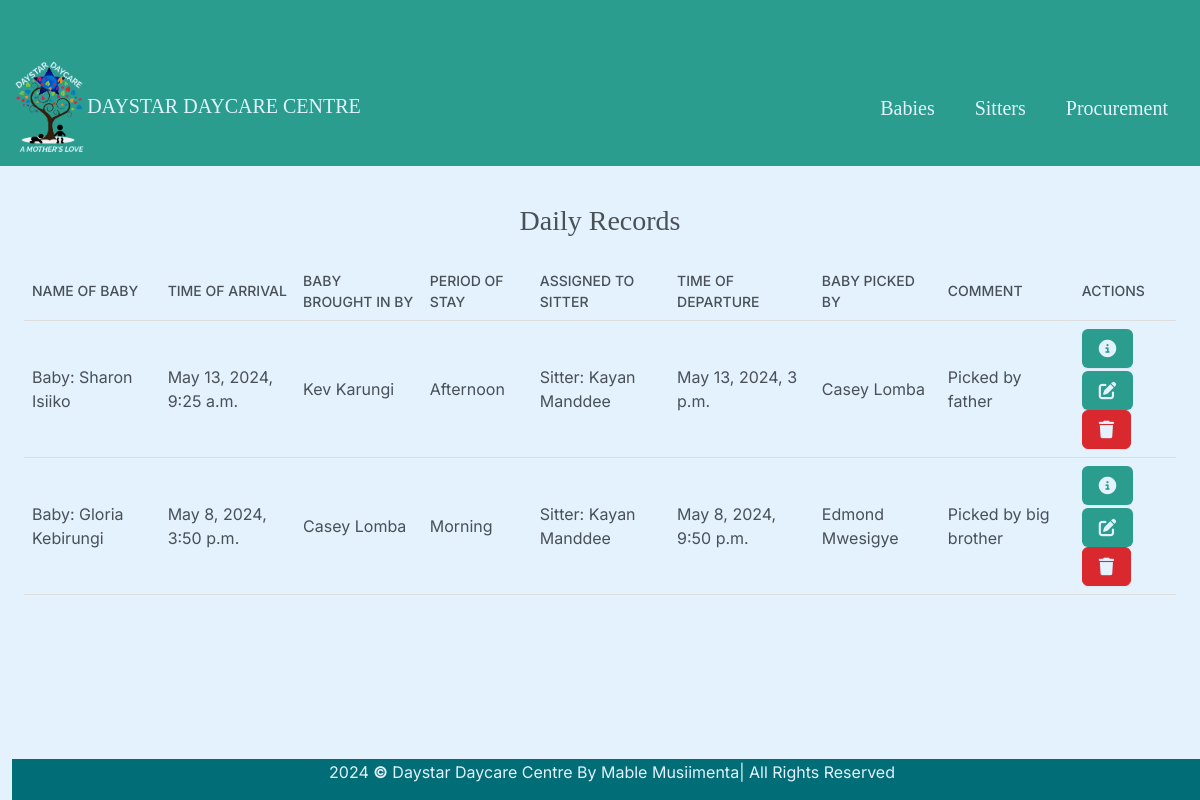
/at_school/, run on an earlier commit of the app's database.
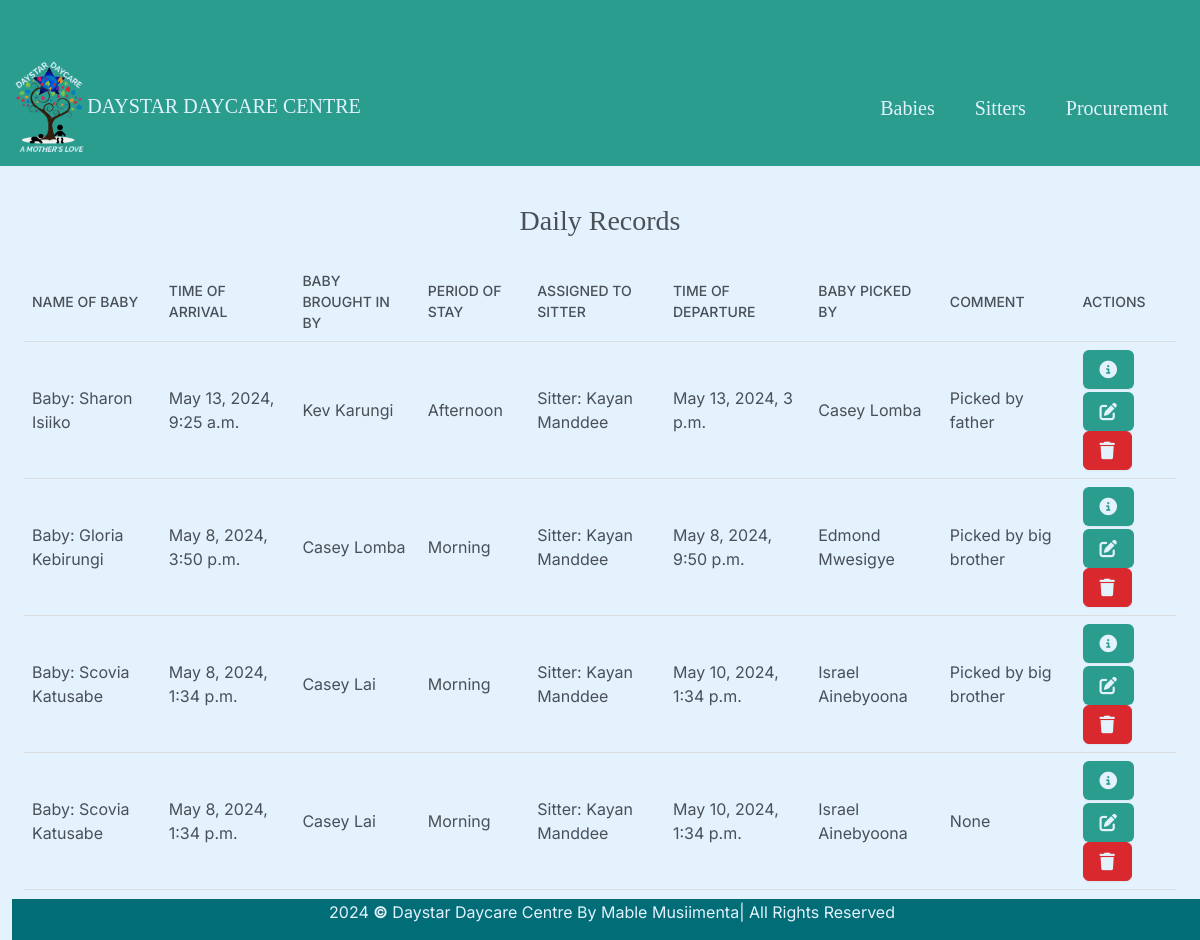
And on a later commit of the database.
### daystarapp/models.py (models this page shows, shortened)
class At_school(models.Model):
    first_name = models.ForeignKey(Baby,max_length=100, on_delete=models.CASCADE, verbose_name="Name of Baby")
    arrival_time = models.DateTimeField(verbose_name="Time of Arrival")
    bringer_name = models.CharField(max_length=50,null=False, verbose_name="Baby brought in by:", validators=[validate_two_names])
    period_of_stay = models.CharField(max_length=50, choices=STAY, null=False)
    l_name = models.ForeignKey(Sitter,max_length=50, on_delete=models.CASCADE, verbose_name="Assigned to Sitter")
    departure_time = models.DateTimeField(verbose_name="Time of Departure", null=True, blank=True)
    taker_name = models.CharField(max_length=50, null=True, blank=True, verbose_name="Baby picked by:",validators=[validate_two_names])
    comment = models.CharField(max_length=100, null=True, blank=True, verbose_name="Comment")

class Baby(models.Model):
    first_name = models.CharField(max_length=50, null=False)
    last_name = models.CharField(max_length=50, null=False)
    baby_number = models.CharField(max_length=4,null=False, default=0, validators=[validate_two_digit_integer, RegexValidator(regex=r'^\d{1,2}$', message='Value must be a two-digit integer')])
    gender = models.CharField(max_length=10, null=False, choices=GENDER)
    age = models.PositiveIntegerField()
    location = models.CharField(max_length=50, null=False)
    parent_name = models.CharField(max_length=50, null=False, validators=[validate_two_names])
    parent_contact = models.CharField(max_length=50, null=False, validators=[validate_phone_number])
    def __str__(self):
        return f"Baby: {self.first_name} {self.last_name}"

class Sitter(models.Model):
    f_name = models.CharField(max_length=50, null=False, verbose_name="First Name")
    l_name = models.CharField(max_length=50, null=False, verbose_name="Last Name")
    l_location = models.CharField(max_length=50, null=False, verbose_name="Location")
    dob = models.DateField(null=False, verbose_name="Date of Birth")
    nok = models.CharField(max_length=50, null=False, verbose_name="Next of Kin", validators=[validate_two_names])
    nin = models.CharField(max_length=50, null=False, verbose_name="National ID Number", validators=[validate_ugandan_national_id])
    rec_name = models.CharField(max_length=50, null=False, verbose_name="Recommender's Name", validators=[validate_two_names])
    rec_contact = models.CharField(max_length=10, verbose_name="Recommender's Contact", validators=[validate_phone_number])
    religion = models.CharField(max_length=50, choices=RELIGION_CHOICES, null=False, verbose_name="Religious Affiliation")
    educ_level = models.CharField(max_length=50, choices=EDUCATION_CHOICES, null=False, verbose_name="Level of Education")
    s_number = models.CharField(max_length=4, null=False, verbose_name="Sitter Number",validators=[validate_two_digit_integer, RegexValidator(regex=r'^\d{1,2}$', message='Value must be a two-digit integer')])
    s_contact = models.CharField(max_length=10, null=False, verbose_name="Sitter's Contact", validators=[validate_phone_number])
    def __str__(self):
        return f"Sitter: {self.f_name} {self.l_name}"

### daystarapp/views.py (the view)
# urls.py: path("at_school/", views.at_school, name="at_school"),
def at_school(request):
    return render(request, "at_schools/at_school.html", {"at_schools": At_school.objects.all()} )

### daystarapp/templates/at_schools/at_school.html (shortened to what this page needs)
{% extends "babies/base.html" %}
{% block body %}
<div class="container-fluid" style="padding-top: 80px;">
    <h3 class="m-4" style="text-align: center; font-family:serif;">Daily Records</h3>
    <div class="row">
        <div class="col-12">
            {% if at_schools %}
                <div class="table-responsive">
                    <table>
                        <thead>
                            <tr>
                                <th scope="col">Name of Baby</th>
                                <th scope="col">Time of Arrival</th>
                                <th scope="col">Baby brought in by</th>
                                <th scope="col">Period of stay</th>
                                <th scope="col">Assigned to Sitter</th>
                                <th scope="col">Time of Departure</th>
                                <th scope="col">Baby picked by</th>
                                <th scope="col">Comment</th>
                                <th scope="col">ACTIONS</th>
                            </tr>
                        </thead>
                        <tbody>
                            {% for at_school in at_schools %}
                                <tr>
                                    <td>{{ at_school.first_name }}</td>
                                    <td>{{ at_school.arrival_time }}</td>
                                    <td>{{ at_school.bringer_name }}</td>
                                    <td>{{ at_school.period_of_stay }}</td>
                                    <td>{{ at_school.l_name }}</td>
                                    <td>{{ at_school.departure_time }}</td>
                                    <td>{{ at_school.taker_name }}</td>
                                    <td>{{ at_school.comment }}</td>
                                    <td>
                                        <button type="button" class="btn me-1" href="{% url 'view_at_school' at_school.id %}" data-bs-toggle="modal" data-bs-target="#myModal{{at_school.id}}" style="background-color: #2a9d8f; color:#e3f2fd; margin-bottom:3px;"></button><br>
                                        <a class="btn me-1" href="{% url 'editt' at_school.id %}" style="background-color: #2a9d8f; color:#e3f2fd;">
                                        </a>
                                        <button type="button" class="btn btn-danger" data-bs-toggle="modal" data-bs-target="#deletee{{at_school.id}}" style="color: #e3f2fd;">
                                        </button>
                                    </td>
                                </tr>
                            {% endfor %}
                        </tbody>
                    </table>
                </div>
            {% else %}
                <h5 class="alert alert-primary ms-4 me-4">No Daily Records</h5>
            {% endif %}
        </div>
    </div>
</div>
{% endblock %}

What changed in the data, as far as the page shows it:
added At_school: first_name "Baby: Scovia Katusabe", arrival_time "May 8, 2024, 1:34 p.m.", bringer_name "Casey Lai", period_of_stay "Morning", l_name "Sitter: Kayan Manddee", departure_time "May 10, 2024, 1:34 p.m.", taker_name "Israel Ainebyoona", comment "Picked by big brother"
added At_school: first_name "Baby: Scovia Katusabe", arrival_time "May 8, 2024, 1:34 p.m.", bringer_name "Casey Lai", period_of_stay "Morning", l_name "Sitter: Kayan Manddee", departure_time "May 10, 2024, 1:34 p.m.", taker_name "Israel Ainebyoona", comment "None"
